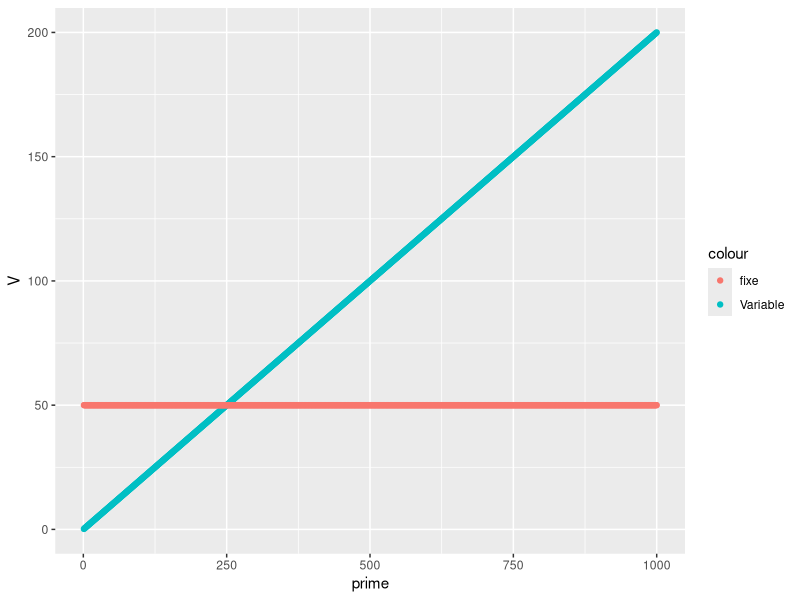

Write the R code that produced this figure.
## ---- chunk 1
x <- 1:1000
dat <- data.frame(
    prime = x,
    V = 0.2 * x,
    fixe = 50
)
x <- 1:1000
library(ggplot2)
library(magrittr)
dat %>%
    ggplot(aes(x = prime)) + 
    geom_point(aes(y = V, col = 'Variable')) + 
    geom_point(aes(y = fixe, col = 'fixe'))
